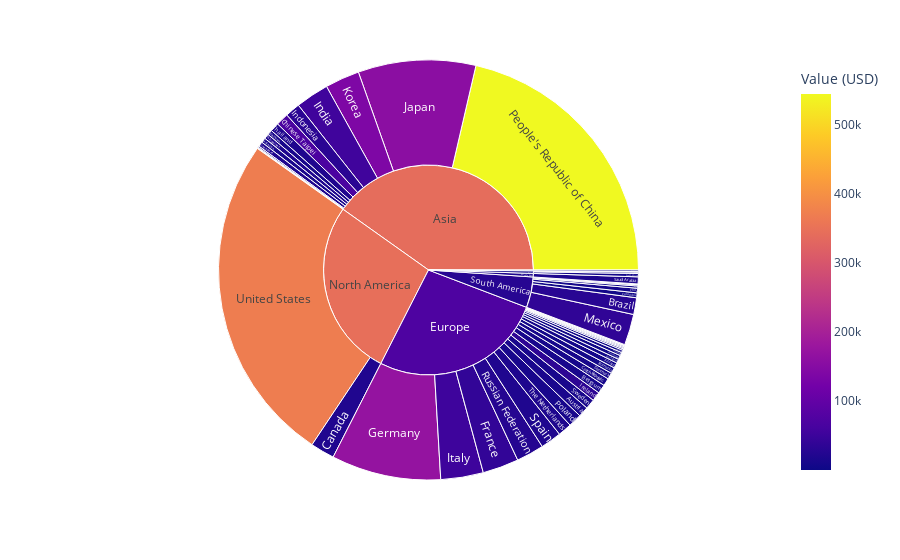

The notebook cell saved with this chart:
### Markdown cell above
Lets start by seeing the distribution of industries globally. We'll take the data from 2018 as this is the latest year which has most of the main countries available.

### Code cell
# Filter the data for the year 2018
df_eng_final_2018 = df_eng_final[df_eng_final['Year'] == 2018]

# Create the sunburst chart
fig = px.sunburst(data_frame=df_eng_final_2018, path=['Continent', 'Country'], values='Value (USD)',
                  color='Value (USD)', hover_name='ISO3')
fig.show()

### Figure 1 — Plotly figure (JSON) as saved in the notebook; plotly's stock layout.template omitted (floating-point values rounded to 4 significant figures)
{"data": [{"branchvalues": "total", "customdata": [[14400.0], [11640.0], [29140.0], [1051.0], [1162.0], [2712.0], [19960.0], [9091.0], [67320.0], [5596.0], [1744.0], [1125.0], [235.8], [10810.0], [11040.0], [580.6], [7901.0], [39240.0], [169400.0], [2978.0], [1701.0], [4577.0], [551.9], [54260.0], [30470.0], [33670.0], [52390.0], [157500.0], [4519.0], [138700.0], [307.1], [1006.0], [12450.0], [156.1], [36810.0], [4147.0], [2016.0], [4505.0], [254.3], [4044.0], [544000.0], [4304.0], [19280.0], [12250.0], [3428.0], [6048.0], [25310.0], [17830.0], [939.2], [19140.0], [1901.0], [6823.0], [19110.0], [13140.0], [18720.0], [18310.0], [1083.0], [368900.0], [11400.0], [5580.0], [340900.0], [71150.0], [17830.0], [345200.0], [4505.0], [27830.0]], "domain": {"x": [0, 1], "y": [0, 1]}, "hovertemplate": "<b>%{hovertext}</b><br><br>labels=%{label}<br>Value (USD)_sum=%{value}<br>parent=%{parent}<br>id=%{id}<br>Value (USD)=%{color}<extra></extra>", "hovertext": ["AUT", "BEL", "BRA", "BRN", "BGR", "KHM", "CAN", "CHL", "TWN", "COL", "CRI", "HRV", "CYP", "CZE", "DNK", "EST", "FIN", "FRA", "DEU", "GRC", "HKG", "HUN", "ISL", "IND", "IDN", "IRL", "ITA", "JPN", "KAZ", "KOR", "LAO", "LTU", "MYS", "MLT", "MEX", "MAR", "MMR", "NZL", "MKD", "NOR", "CHN", "PER", "PHL", "POL", "PRT", "ROU", "RUS", "SAU", "SRB", "SGP", "SVN", "ZAF", "ESP", "SWE", "THA", "NLD", "TUN", "USA", "VNM", "(?)", "(?)", "(?)", "SAU", "(?)", "NZL", "(?)"], "ids": ["Europe/Austria", "Europe/Belgium", "South America/Brazil", "Asia/Brunei Darussalam", "South America/Bulgaria", "South America/Cambodia", "North America/Canada", "South America/Chile", "Asia/Chinese Taipei", "South America/Colombia", "South America/Costa Rica", "Europe/Croatia", "Europe/Cyprus", "Europe/Czech Republic", "Europe/Denmark", "Europe/Estonia", "Europe/Finland", "Europe/France", "Europe/Germany", "Europe/Greece", "Asia/Hong Kong", "Europe/Hungary", "Europe/Iceland", "Asia/India", "Asia/Indonesia", "Europe/Ireland", "Europe/Italy", "Asia/Japan", "Asia/Kazakhstan", "Asia/Korea", "Asia/Laos", "Europe/Lithuania", "Asia/Malaysia", "Europe/Malta", "South America/Mexico", "Africa/Morocco", "Asia/Myanmar", "Oceania/New Zealand", "Europe/North Macedonia", "Europe/Norway", "Asia/People's Republic of China", "South America/Peru", "Asia/Philippines", "Europe/Poland", "Europe/Portugal", "Europe/Romania", "Europe/Russian Federation", "Middle East/Saudi Arabia", "Europe/Serbia", "Asia/Singapore", "Europe/Slovenia", "Africa/South Africa", "Europe/Spain", "Europe/Sweden", "Asia/Thailand", "Europe/The Netherlands", "Africa/Tunisia", "North America/United States", "Asia/Viet Nam", "Africa", "Asia", "Europe", "Middle East", "North America", "Oceania", "South America"], "labels": ["Austria", "Belgium", "Brazil", "Brunei Darussalam", "Bulgaria", "Cambodia", "Canada", "Chile", "Chinese Taipei", "Colombia", "Costa Rica", "Croatia", "Cyprus", "Czech Republic", "Denmark", "Estonia", "Finland", "France", "Germany", "Greece", "Hong Kong", "Hungary", "Iceland", "India", "Indonesia", "Ireland", "Italy", "Japan", "Kazakhstan", "Korea", "Laos", "Lithuania", "Malaysia", "Malta", "Mexico", "Morocco", "Myanmar", "New Zealand", "North Macedonia", "Norway", "People's Republic of China", "Peru", "Philippines", "Poland", "Portugal", "Romania", "Russian Federation", "Saudi Arabia", "Serbia", "Singapore", "Slovenia", "South Africa", "Spain", "Sweden", "Thailand", "The Netherlands", "Tunisia", "United States", "Viet Nam", "Africa", "Asia", "Europe", "Middle East", "North America", "Oceania", "South America"], "marker": {"coloraxis": "coloraxis", "colors": [14400.0, 11640.0, 29140.0, 1051.0, 1162.0, 2712.0, 19960.0, 9091.0, 67320.0, 5596.0, 1744.0, 1125.0, 235.8, 10810.0, 11040.0, 580.6, 7901.0, 39240.0, 169400.0, 2978.0, 1701.0, 4577.0, 551.9, 54260.0, 30470.0, 33670.0, 52390.0, 157500.0, 4519.0, 138700.0, 307.1, 1006.0, 12450.0, 156.1, 36810.0, 4147.0, 2016.0, 4505.0, 254.3, 4044.0, 544000.0, 4304.0, 19280.0, 12250.0, 3428.0, 6048.0, 25310.0, 17830.0, 939.2, 19140.0, 1901.0, 6823.0, 19110.0, 13140.0, 18720.0, 18310.0, 1083.0, 368900.0, 11400.0, 5580.0, 340900.0, 71150.0, 17830.0, 345200.0, 4505.0, 27830.0]}, "name": "", "parents": ["Europe", "Europe", "South America", "Asia", "South America", "South America", "North America", "South America", "Asia", "South America", "South America", "Europe", "Europe", "Europe", "Europe", "Europe", "Europe", "Europe", "Europe", "Europe", "Asia", "Europe", "Europe", "Asia", "Asia", "Europe", "Europe", "Asia", "Asia", "Asia", "Asia", "Europe", "Asia", "Europe", "South America", "Africa", "Asia", "Oceania", "Europe", "Europe", "Asia", "South America", "Asia", "Europe", "Europe", "Europe", "Europe", "Middle East", "Europe", "Asia", "Europe", "Africa", "Europe", "Europe", "Asia", "Europe", "Africa", "North America", "Asia", "", "", "", "", "", "", ""], "type": "sunburst", "values": [143900.0, 124000.0, 231400.0, 1491, 16040.0, 6643.0, 333400.0, 63280.0, 174623, 67350.0, 5404.0, 14210.0, 2396.0, 104800.0, 88330.0, 7307.0, 75030.0, 500300.0, 1517000.0, 34350.0, 4385.0, 55790.0, 4032.0, 461900.0, 207348, 126500.0, 588800.0, 1628000.0, 18310.0, 477000.0, 1692.0, 15960.0, 66976, 1517.0, 428500.0, 20230.0, 11930.0, 21880.0, 1680.0, 45750.0, 3843000.0, 31040.0, 68340.0, 184600.0, 55310.0, 83020.0, 382200.0, 97220.0, 13600.0, 66080.0, 20350.0, 45180.0, 289300.0, 136200.0, 122900.0, 189200.0, 6051.0, 4581000.0, 70650.0, 71453, 7224000.0, 4805000.0, 97220.0, 4914000.0, 21880.0, 849700.0]}], "layout": {"coloraxis": {"colorbar": {"title": {"text": "Value (USD)"}}, "colorscale": [[0, "#0d0887"], [0.1111, "#46039f"], [0.2222, "#7201a8"], [0.3333, "#9c179e"], [0.4444, "#bd3786"], [0.5556, "#d8576b"], [0.6667, "#ed7953"], [0.7778, "#fb9f3a"], [0.8889, "#fdca26"], [1, "#f0f921"]]}, "legend": {"tracegroupgap": 0}, "margin": {"t": 60}}}
